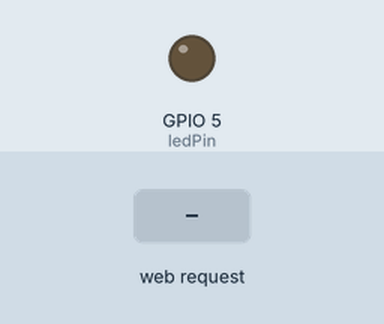
Bench run of a sketch on a simulated ESP8266 (NodeMCU). Parts: output pins drawn as LEDs (lit = HIGH). Inputs (shaded band) come from the test bench. WiFi joins after 1.5 s; servers stay silent unless stated; what the sketch prints to the serial monitor is not drawn.

Above: at 3.2 s.
3.3 s: HTTP request GET /setPWM?value=1 received
At 4.5 s:
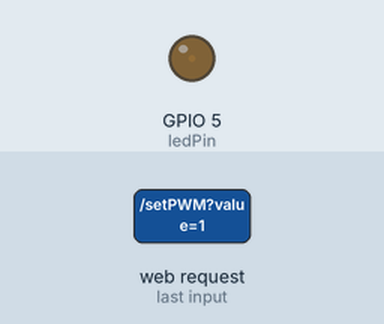
4.8 s: HTTP request GET /setPWM?value=120 received
At 5.8 s:
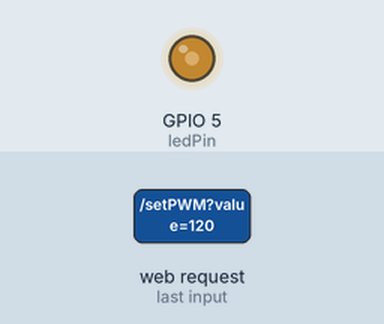
Timing chart, 0 to 7.8 s (numbered marks = the images above; inputs shaded):
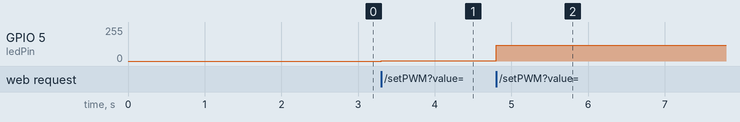

The sketch:

KendaliLED_WebServerSlider.ino
```cpp
#include <ESP8266WiFi.h>
#include <ESP8266WebServer.h>

// Konfigurasi LED
const int ledPin = 5;

// Inisialisasi Web Server di port 80
ESP8266WebServer server(80);

// Ganti dengan SSID dan password WiFi Anda
const char* ssid = "Dara Della";
const char* password = "TE2A0510";

// Fungsi untuk menangani perubahan PWM
void handlePWM() {
  if (server.hasArg("value")) {
    int pwmValue = server.arg("value").toInt();
    analogWrite(ledPin, pwmValue);
  }
  server.send(200, "text/plain", "OK");
}

// Fungsi untuk menangani permintaan halaman web
void handleRoot() {
  String html = "<html>\
  <head>\
  <meta name='viewport' content='width=device-width, initial-scale=1'/>\
  <title>Kendalikan LED</title>\
  <style>body { font-family: Arial; text-align: center; }\
  input[type=range] { width: 300px; }</style>\
  </head>\
  <body>\
  <h1>Kendalikan Terang LED</h1>\
  <p><b>Nilai PWM: <span id='pwmValue'>0</span></b></p>\
  <input type='range' min='0' max='1023' value='0' id='slider' onchange='sendPWM(this.value)'/>\
  <script>\
    var slider = document.getElementById('slider');\
    var pwmValueText = document.getElementById('pwmValue');\
    function sendPWM(value) {\
      pwmValueText.innerText = value;\
      var xhr = new XMLHttpRequest();\
      xhr.open('GET', '/setPWM?value=' + value, true);\
      xhr.send();\
    }\
  </script>\
  </body>\
  </html>";

  server.send(200, "text/html", html);
}

void setup() {
  // Inisialisasi Serial Monitor
  Serial.begin(115200);

  // Konfigurasi pin LED sebagai output
  pinMode(ledPin, OUTPUT);

  // Hubungkan ke WiFi
  Serial.print("Menghubungkan ke ");
  Serial.println(ssid);
  WiFi.begin(ssid, password);

  while (WiFi.status() != WL_CONNECTED) {
    delay(1000);
    Serial.print(".");
  }

  Serial.println("");
  Serial.println("WiFi terhubung");
  Serial.print("Alamat IP: ");
  Serial.println(WiFi.localIP());

  // Set halaman web
  server.on("/", handleRoot);
  server.on("/setPWM", handlePWM);  // Ini dipindahkan ke setup()

  // Memulai server
  server.begin();
  Serial.println("Server dimulai");
}

void loop() {
  server.handleClient();
}
```

Measured:
- after the input at 3.3 s, GPIO 5 (ledPin): 0/255 → 1/255 at once
- after the input at 4.8 s, GPIO 5 (ledPin): 1/255 → 120/255 at once
